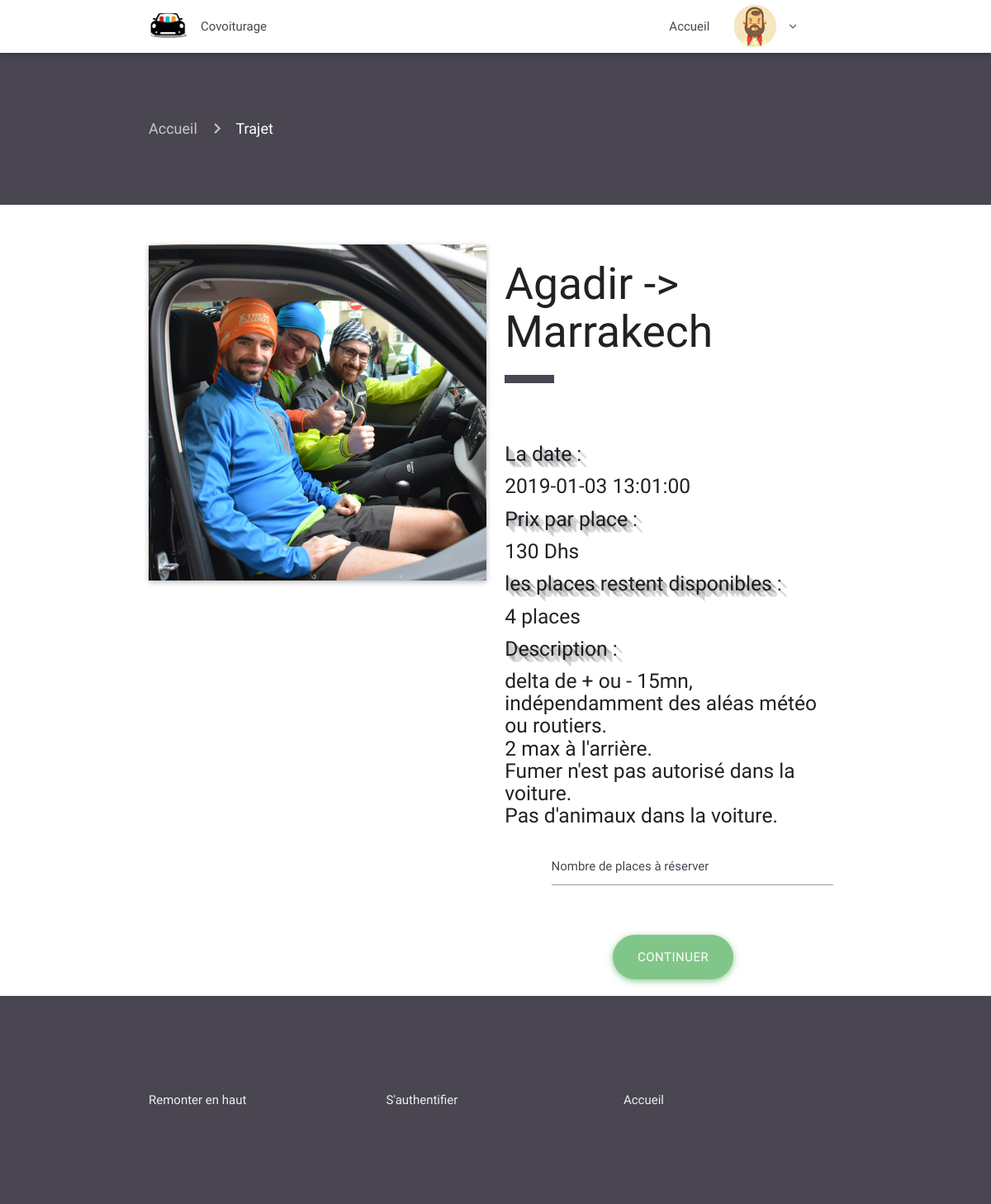
The app's page /trajets.php?id=61 (signed in) with its own data.
### tables this page shows
CREATE TABLE `trajets` (
  `id` int(11) NOT NULL,
  `trajet` char(25) DEFAULT NULL,
  `nbr_place_dispo` int(11) DEFAULT NULL,
  `description` varchar(1000) NOT NULL,
  `prix` int(11) DEFAULT NULL,
  `id_image` int(11) DEFAULT NULL,
  `nom_image` char(50) DEFAULT NULL,
  `date` datetime DEFAULT NULL
);

### trajets.php (the view, shortened to what this page needs)
<?php
if (!isset($_SESSION['logged_in'])) {
  $nav = 'includes/nav.php';
}
else {
  $idsess = $_SESSION['id'];
}
$id_trajets =$_GET['id'];
 require 'includes/header.php';
 require $nav;?>
 <div class="container-fluid trajets-page" id="top">
   <div class="container current-page">
      <nav>
        <div class="nav-wrapper">
          <div class="col s12">
            <a href="index.php" class="breadcrumb">Accueil</a>
            <a href="trajets.php?id=<? $id_trajets; ?>" class="breadcrumb">Trajet</a>
          </div>
        </div>
      </nav>
    </div>
   </div>
<div class="container-fluid trajets">
  <div class="container">
   <div class="row">
     <div class="col s12 m6">
        <div class="card">
          <div class="card-image">
            <?php
            include 'db.php';
            $querytrajets = "SELECT id, trajet,nbr_place_dispo,prix, description, id_image, nom_image, date
              FROM trajets WHERE id = '{$id_trajets}'";
            $result1 = $connection->query($querytrajets);
            if ($result1->num_rows > 0) {
            while($rowtrajets = $result1->fetch_assoc()) {
              $id_trajetsdb = $rowtrajets['id'];
              $name_trajets = $rowtrajets['trajet'];
              $nbr_place_dispo = $rowtrajets['nbr_place_dispo'];
              $prix_trajets = $rowtrajets['prix'];
              $description = $rowtrajets['description'];
              $nom_image_trajets = $rowtrajets['nom_image'];
              $date = $rowtrajets['date'];
                }}?>
            <img class="materialboxed" width="650" src="trajets/<?= $nom_image_trajets; ?>" alt="">
          </div>
        </div>
     </div>
     <div class="col s12 m6">
       <form method="post"  action="checkout.php?idtrj=<?=$id_trajetsdb?>&idsess=<?=$idsess?>;?>" >
       <h2 ><?= $name_trajets; ?></h2>
       <div class="divider"  ></div>
       <div class="stuff">
       <h5 class="woow">La date : </h5>
        <h5> <?= $date;?> </h5>
        <h5 class="woow">Prix par place :</h5>
        <h5> <?= $prix_trajets; ?> Dhs</h5>
        <h5 class="woow">les places restent disponibles :</h5>
          <h5> <?=$nbr_place_dispo ?>  places</h5>
          <h5 class="woow">Description : </h5>
           <h5><?= $description; ?></h5>
       <div class="input-field col s12">
            <input id="icon_prefix" type="number" name="quantity" min="1" max="<?=$nbr_place_dispo ?>" class="validate" required>
            <label for="icon_prefix">Nombre de places à réserver </label>
          </div>
       <div class="center-align">
           <button type="submit" name="buy"  class="btn-large meh button-rounded waves-effect waves-light ">Continuer </button>
       </div>
       </div>
        </form>
     </div>
   </div>
  </div>
</div>
<?php
 require 'includes/secondfooter.php';
 require 'includes/footer.php'; ?>

### src/css/style.css (style rules this page uses)
.button-rounded { border-radius: 20px; background-color: #81C689; box-shadow: 0 2px 6px 0 rgba(129, 198, 137, 0.6), 0 2px 10px 0 rgba(129, 198, 137, 0.42); }
.trajets-page { padding-top: 60px; padding-bottom: 60px; background-color: #494551; }
.trajets-page nav { background: none; box-shadow: none; }
.trajets { padding-top: 40px; }
.trajets .divider { width: 60px !important; height: 10px; background-color: #494551; }
.trajets .stuff { padding-top: 60px; }
.trajets .stuff .input-field { margin-bottom: 40px; }
.trajets .stuff .button-rounded { border-radius: 45px !important; }
.woow { text-shadow: rgba(73, 69, 81, 0.12) 1px 1px, rgba(73, 69, 81, 0.12) 2px 2px, rgba(73, 69, 81, 0.12) 3px 3px, rgba(73, 69, 81, 0.12) 4px 4px, rgba(73, 69, 81, 0.12) 5px 5px, rgba(73, 69, 81, 0.12) 6px 6px, rgba(73, 69, 81, 0.12) 7px 7px, rgba(73, 69, 81, 0.12) 8px 8px; }
.input-field label { color: #494551; }

### records on screen
trajets: nom_image (picture), trajet "Agadir -> Marrakech", date "2019-01-03 13:01:00", prix "130", nbr_place_dispo "4", description "delta de + ou - 15mn, indépendamment des aléas météo ou routiers. 2 max à l'arrière. Fumer n'est pas autorisé dans la voiture. Pas d'animaux dans la voiture."
